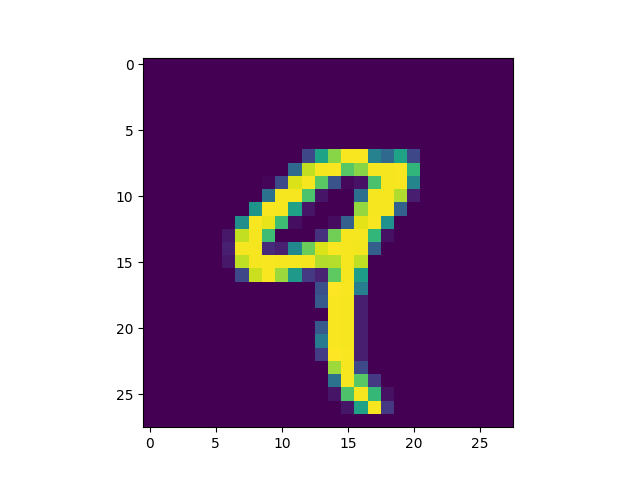

Write the Python code that produced this figure.
from keras.datasets import mnist
(x_train, y_train), (x_test, y_test) = mnist.load_data()

print('x_train.shape: ', x_train.shape)
print('x_train.ndim: ', x_train.ndim)
print('x_train.dtype: ', x_train.dtype)
print('-' * 30)


print('len(y_train)', len(y_train))
print('y_train', y_train)
print('-' * 30)

print('x_test.shape: ', x_test.shape)
print('x_test.ndim: ', x_test.ndim)
print('x_test.dtype: ', x_test.dtype)
print('-' * 30)

print('len(y_test)', len(y_test))
print('y_test', y_test)
print('-' * 30)

digit = x_train[4]

import matplotlib.pyplot as plt
plt.imshow(digit)
filename = 'mnistInfo.png'
plt.savefig(filename)
print(filename + ' 저장완료')